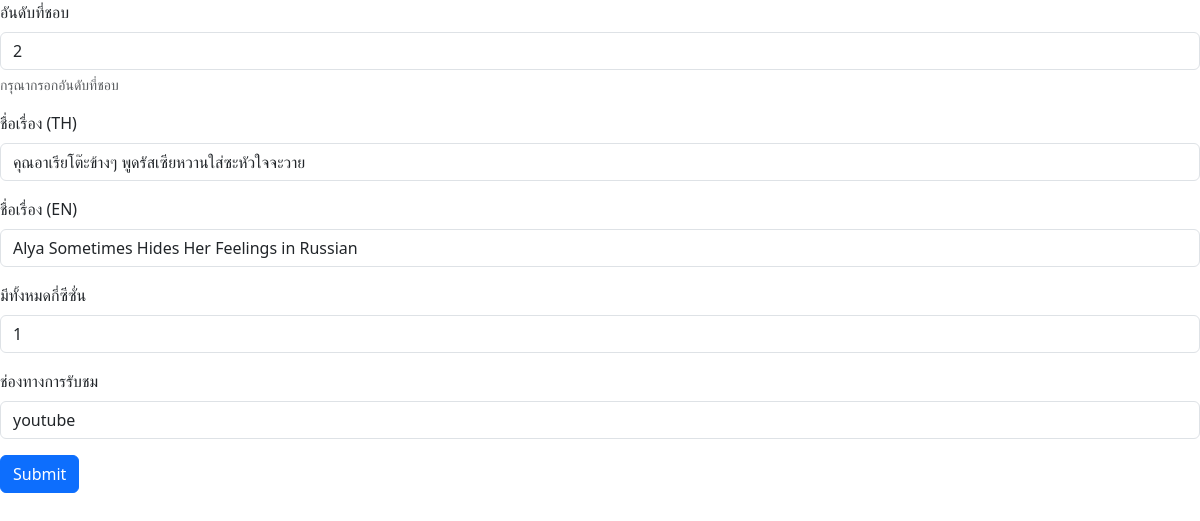
Screenshot of /edit/5 with the database file from the repository.
### editanime/models.py (models this page shows)
class Animal_list(models.Model):
    anime_order = models.IntegerField()
    anime_name_th = models.CharField(max_length=100)
    anime_name_en = models.CharField(max_length=100)
    anime_seasons = models.IntegerField()
    anime_channel = models.CharField(max_length=100)
    created_date = models.DateTimeField(auto_now_add=True)
    updated_date = models.DateTimeField(auto_now_add=True)

### editanime/views.py (the view)
def editanimelist(request, animal_id):
    anime = Animal_list.objects.get(id=animal_id)
    if request.method == 'POST':
        anime_order = request.POST.get('anime_order')
        anime_name_th = request.POST.get('anime_name_th')
        anime_name_en = request.POST.get('anime_name_en')
        anime_seasons = request.POST.get('anime_seasons')
        anime_channel = request.POST.get('anime_channel')
        anime.anime_order = anime_order
        anime.anime_name_th = anime_name_th
        anime.anime_name_en = anime_name_en
        anime.anime_seasons = anime_seasons
        anime.anime_channel = anime_channel
        anime.save()
        return redirect('/')
    else:
        return render(request, "editanime.html", {"anime": anime})

### editanime/templates/editanime.html (shortened to what this page needs)
<!DOCTYPE html>
<html lang="en">
  <head>
    <link
      href="https://cdn.jsdelivr.net/npm/bootstrap@5.3.2/dist/css/bootstrap.min.css"
      rel="stylesheet"
    />
  </head>
  <body>
    <main>
      <form action="/edit/{{ anime.id }}" method="POST">
        <div class="mb-3">
          <label for="exampleInputEmail1" class="form-label"
            >อันดับที่ชอบ</label
          >
          <input
            type="number"
            class="form-control"
            name="anime_order"
            id="anime_order"
            value="{{ anime.anime_order }}"
            required
            aria-describedby="emailHelp"
          />
          <div id="emailHelp" class="form-text">กรุณากรอกอันดับที่ชอบ</div>
        </div>
        <div class="mb-3">
          <label for="exampleInputPassword1" class="form-label"
            >ชื่อเรื่อง (TH)</label
          >
          <input
            type="text"
            class="form-control"
            name="anime_name_th"
            id="anime_name_th"
            value="{{ anime.anime_name_th }}"
            required
          />
        </div>
        <div class="mb-3">
          <label for="exampleInputPassword1" class="form-label"
            >ชื่อเรื่อง (EN)</label
          >
          <input
            type="text"
            class="form-control"
            name="anime_name_en"
            id="anime_name_en"
            value="{{ anime.anime_name_en }}"
            required
          />
        </div>
        <div class="mb-3">
          <label for="exampleInputPassword1" class="form-label"
            >มีทั้งหมดกี่ซีซั่น</label
          >
          <input
            type="number"
            class="form-control"
            name="anime_seasons"
            id="anime_seasons"
            value="{{ anime.anime_seasons }}"
            required
          />
        </div>
        <div class="mb-3">
          <label for="exampleInputPassword1" class="form-label"
            >ช่องทางการรับชม</label
          >
          <input
            type="text"
            class="form-control"
            name="anime_channel"
            id="anime_channel"
            value="{{ anime.anime_channel }}"
            required
          />
        </div>
        <button type="submit" class="btn btn-primary">Submit</button>
      </form>
    </main>
  </body>
</html>

### rows the page displays
Animal_list: anime_order "2", anime_name_th "คุณอาเรียโต๊ะข้างๆ พูดรัสเซียหวานใส่ซะหัวใจจะวาย", anime_name_en "Alya Sometimes Hides Her Feelings in Russian", anime_seasons "1", anime_channel "youtube"
